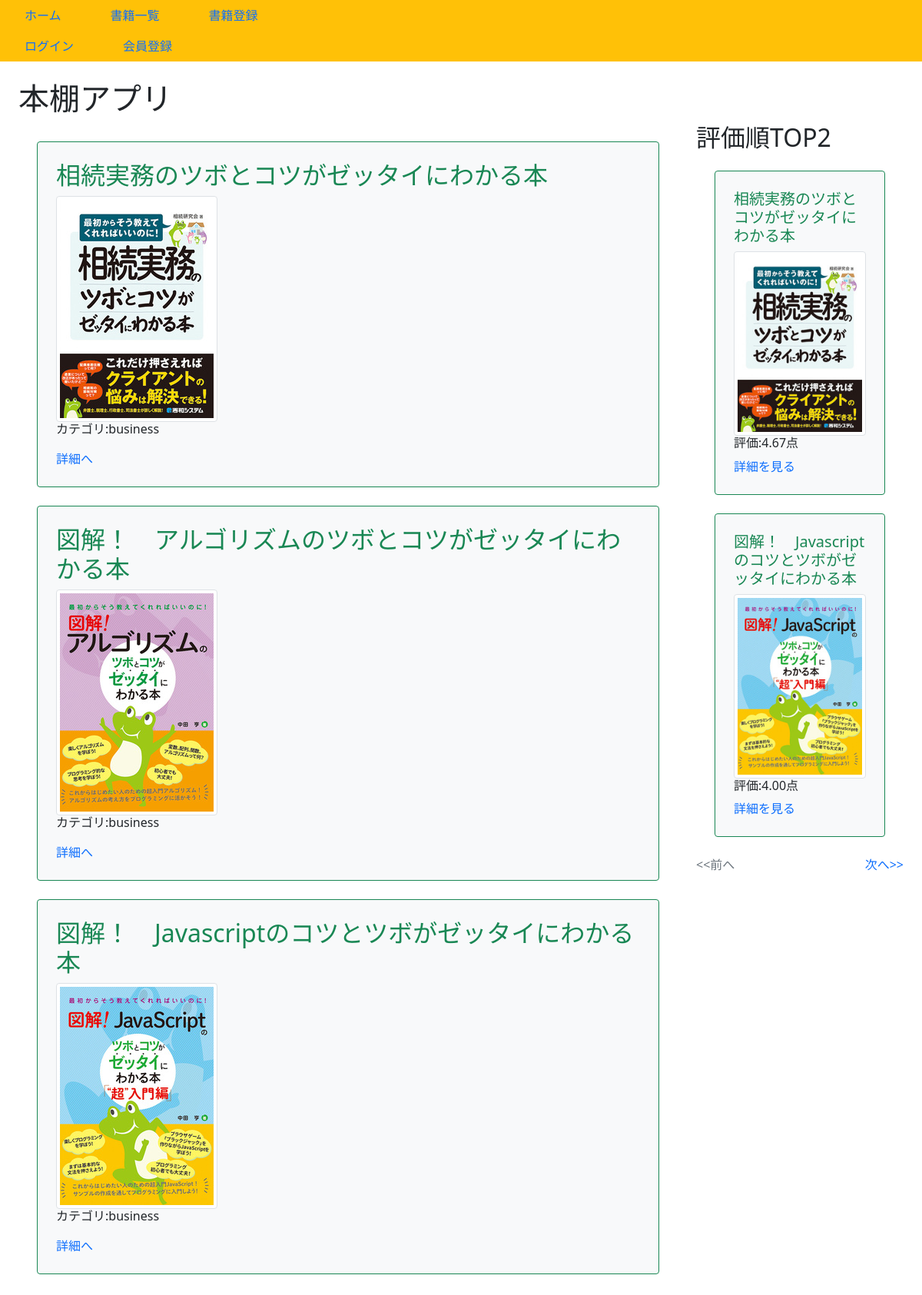
The page / on the database its author committed.
### book/models.py (models this page shows, shortened)
class Book(models.Model):
    title = models.CharField(max_length=100)
    text = models.TextField()
    thumbnail = models.ImageField(null=True, blank=True)
    category = models.CharField(
        max_length=100,
        choices=CATEGORY
    )
    user = models.ForeignKey('auth.user',on_delete=models.CASCADE)

### book/views.py (the view)
# urls.py: path('', views.index_view, name='index'),
def index_view(request):
    object_list = Book.objects.order_by('-id')
    ranking_list = Book.objects.annotate(avg_rating=Avg('review__rate')).order_by('-avg_rating')
    paginator = Paginator(ranking_list, ITEM_PER_PAGE)
    page_number = request.GET.get('page',1)
    page_obj = paginator.page(page_number)
    return render(
        request,
        'book/index.html',
        {'object_list': object_list, 'ranking_list': ranking_list, 'page_obj': page_obj },
        )

### book/templates/book/index.html (shortened to what this page needs)
{% extends 'base.html' %}
{% block h1 %}本棚アプリ{% endblock %}
{% block content %}
<div class="row">
    <div class="col-9">
        {% for item in object_list %}
    <div class="p-4 m-4 bg-light border border-success rounded">
        <h2 class="text-success">{{ item.title }}</h2>
        {% if item.thumbnail %}
            <img src="{{ item.thumbnail.url }}" class="img-thumbnail" />
        {% endif %}
        <h6>カテゴリ:{{ item.category }}</h6>
        <div class="mt-3">
            <a href="{% url 'detail-book' item.pk %}">詳細へ</a>
        </div>
    </div>
    {% endfor %}
    </div>
    <div class="col-3">
        <h2>評価順TOP2</h2>
            {% for ranking_book in page_obj %}
                <div class="p-4 m-4 bg-light border border-success rounded">
                    <h3 class="text-success h5">{{ ranking_book.title }}</h3>
                    <img src="{{ ranking_book.thumbnail.url }}" class="img-thumbnail">
                    <h6>評価:{{ranking_book.avg_rating|floatformat:2}}点</h6>
                    <a href="{% url 'detail-book' ranking_book.id %}">詳細を見る</a>
                </div>
            {% endfor %}
            {% include 'book/components/pagination.html' %}
    </div>
</div>
{% endblock content %}

### templates/base.html (shortened to what this page needs)
{% load static %}
<!Doctype html>
<html lang="en">
  <head>
    <link href="https://cdn.jsdelivr.net/npm/bootstrap@5.0.2/dist/css/bootstrap.min.css" rel="stylesheet">
    <link rel="stylesheet" type="text/css" href="{% static 'book/css/style.css' %}">
  </head>
  <body>
    <nav class="navber navber-dark bg-warning sticky-top">
        <div class="navber-nav d-flex flex-row">
          <a class="nav-link mx-3" href="{% url 'index' %}">ホーム</a>
          <a class="nav-link mx-3" href="{% url 'list-book' %}">書籍一覧</a>
          <a class="nav-link mx-3" href="{% url 'create-book' %}">書籍登録</a>
        </div>
        <div class="navber-nav d-flex flex-row">
          {% if request.user.is_authenticated %}
            <a class="nav-link mx-3" href="{% url 'accounts:logout' %}">ログアウト</a>
          {% else %}
            <a class="nav-link mx-3" href="{% url 'accounts:login' %}">ログイン</a>
            <a class="nav-link mx-3" href="{% url 'accounts:signup' %}">会員登録</a>
          {% endif %}
        </div>
    </nav>
    <div class='p-4'>
      <h1>{% block h1 %}{% endblock %}</h1>
      {% block content %}{% endblock content %}
    </div>
  </body>
</html>

### book/templates/book/components/pagination.html
{% if page_obj.has_other_pages %}
    <ul class="list-unstyled m-0 d-flex justify-content-between">
        {% if page_obj.has_previous %}
            <li><a href="?page={{ page_obj.previous_page_number }}">&lt;&lt;前へ</a></li>
        {% else %}
            <li class="text-muted">&lt;&lt;前へ</li>
        {% endif %}
        {% if page_obj.has_next %}
            <li><a href="?page={{ page_obj.next_page_number }}">次へ&gt;&gt;</a></li>
        {% else %}
            <li class="text-muted">次へ&gt;&gt;</li>
        {% endif %}
    </ul>
{% endif %}

### book/static/book/css/style.css (style rules this page uses)
a { text-decoration: none; }

### rows shown on the page
Book: title "相続実務のツボとコツがゼッタイにわかる本", thumbnail (picture), category "business", avg_rating "4.67"
Book: title "図解！ アルゴリズムのツボとコツがゼッタイにわかる本", thumbnail (picture), category "business"
Book: title "図解！ Javascriptのコツとツボがゼッタイにわかる本", thumbnail (picture), category "business", avg_rating "4.00"
